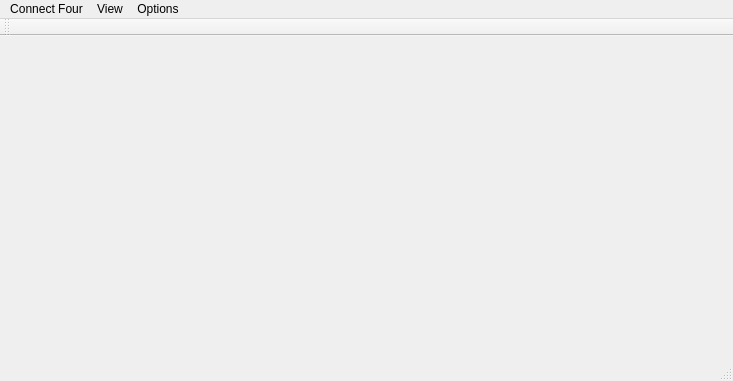
<?xml version="1.0" encoding="UTF-8"?>
<ui version="4.0">
 <class>MainWindow</class>
 <widget class="QMainWindow" name="MainWindow">
  <property name="geometry">
   <rect>
    <x>0</x>
    <y>0</y>
    <width>733</width>
    <height>381</height>
   </rect>
  </property>
  <property name="sizePolicy">
   <sizepolicy hsizetype="Expanding" vsizetype="Expanding">
    <horstretch>0</horstretch>
    <verstretch>0</verstretch>
   </sizepolicy>
  </property>
  <property name="windowTitle">
   <string>Connect Four</string>
  </property>
  <widget class="QWidget" name="centralWidget">
   <property name="enabled">
    <bool>true</bool>
   </property>
   <property name="acceptDrops">
    <bool>false</bool>
   </property>
   <widget class="QStackedWidget" name="stackedWidget">
    <property name="geometry">
     <rect>
      <x>43</x>
      <y>9</y>
      <width>431</width>
      <height>261</height>
     </rect>
    </property>
    <property name="sizePolicy">
     <sizepolicy hsizetype="Preferred" vsizetype="Preferred">
      <horstretch>0</horstretch>
      <verstretch>0</verstretch>
     </sizepolicy>
    </property>
    <property name="frameShadow">
     <enum>QFrame::Plain</enum>
    </property>
    <property name="currentIndex">
     <number>3</number>
    </property>
    <widget class="QWidget" name="pageGameView">
     <property name="sizePolicy">
      <sizepolicy hsizetype="Expanding" vsizetype="Expanding">
       <horstretch>0</horstretch>
       <verstretch>0</verstretch>
      </sizepolicy>
     </property>
     <widget class="GameView" name="gameView">
      <property name="geometry">
       <rect>
        <x>0</x>
        <y>0</y>
        <width>101</width>
        <height>101</height>
       </rect>
      </property>
      <property name="sizePolicy">
       <sizepolicy hsizetype="Preferred" vsizetype="Preferred">
        <horstretch>0</horstretch>
        <verstretch>0</verstretch>
       </sizepolicy>
      </property>
      <property name="layoutDirection">
       <enum>Qt::LeftToRight</enum>
      </property>
      <property name="renderHints">
       <set>QPainter::SmoothPixmapTransform|QPainter::TextAntialiasing</set>
      </property>
      <property name="resizeAnchor">
       <enum>QGraphicsView::AnchorViewCenter</enum>
      </property>
     </widget>
    </widget>
    <widget class="QWidget" name="pageHighscore">
     <property name="sizePolicy">
      <sizepolicy hsizetype="Preferred" vsizetype="Preferred">
       <horstretch>0</horstretch>
       <verstretch>0</verstretch>
      </sizepolicy>
     </property>
     <widget class="HighscoreTableView" name="highscoreTableView">
      <property name="geometry">
       <rect>
        <x>10</x>
        <y>10</y>
        <width>271</width>
        <height>161</height>
       </rect>
      </property>
      <property name="sizePolicy">
       <sizepolicy hsizetype="MinimumExpanding" vsizetype="MinimumExpanding">
        <horstretch>0</horstretch>
        <verstretch>0</verstretch>
       </sizepolicy>
      </property>
     </widget>
    </widget>
    <widget class="QWidget" name="pageLoadGame">
     <property name="sizePolicy">
      <sizepolicy hsizetype="Expanding" vsizetype="Expanding">
       <horstretch>0</horstretch>
       <verstretch>0</verstretch>
      </sizepolicy>
     </property>
     <widget class="LoadGameTableView" name="loadGameTableView">
      <property name="geometry">
       <rect>
        <x>10</x>
        <y>20</y>
        <width>256</width>
        <height>192</height>
       </rect>
      </property>
     </widget>
    </widget>
    <widget class="QWidget" name="pageSqlAdmin"/>
   </widget>
  </widget>
  <widget class="QMenuBar" name="menuBar">
   <property name="geometry">
    <rect>
     <x>0</x>
     <y>0</y>
     <width>733</width>
     <height>21</height>
    </rect>
   </property>
   <widget class="QMenu" name="menuConnect_Four">
    <property name="title">
     <string>Connect Four</string>
    </property>
    <addaction name="actionNew_Game"/>
    <addaction name="actionLoad_game"/>
    <addaction name="actionSave_game"/>
    <addaction name="separator"/>
    <addaction name="actionPrint_higscore"/>
    <addaction name="separator"/>
    <addaction name="actionExit"/>
   </widget>
   <widget class="QMenu" name="menuOptions">
    <property name="title">
     <string>Options</string>
    </property>
    <addaction name="actionToggle_Fullscreen"/>
    <addaction name="separator"/>
    <addaction name="actionPrimitives_Design"/>
    <addaction name="actionSimple_Design"/>
    <addaction name="actionSvg_Design"/>
   </widget>
   <widget class="QMenu" name="menuView">
    <property name="title">
     <string>View</string>
    </property>
    <addaction name="actionHighscore"/>
    <addaction name="actionGame_board"/>
   </widget>
   <addaction name="menuConnect_Four"/>
   <addaction name="menuView"/>
   <addaction name="menuOptions"/>
  </widget>
  <widget class="QToolBar" name="mainToolBar">
   <attribute name="toolBarArea">
    <enum>TopToolBarArea</enum>
   </attribute>
   <attribute name="toolBarBreak">
    <bool>false</bool>
   </attribute>
  </widget>
  <widget class="QStatusBar" name="statusBar"/>
  <action name="actionToggle_Fullscreen">
   <property name="checkable">
    <bool>true</bool>
   </property>
   <property name="text">
    <string>Toggle Fullscreen</string>
   </property>
   <property name="shortcut">
    <string>Alt+Return</string>
   </property>
  </action>
  <action name="actionNew_Game">
   <property name="text">
    <string>New Game</string>
   </property>
  </action>
  <action name="actionHighscore">
   <property name="text">
    <string>Highscore</string>
   </property>
  </action>
  <action name="actionLoad_game">
   <property name="text">
    <string>Load game</string>
   </property>
  </action>
  <action name="actionSave_game">
   <property name="enabled">
    <bool>false</bool>
   </property>
   <property name="text">
    <string>Save game</string>
   </property>
  </action>
  <action name="actionExit">
   <property name="text">
    <string>Exit</string>
   </property>
  </action>
  <action name="actionGame_board">
   <property name="enabled">
    <bool>false</bool>
   </property>
   <property name="text">
    <string>Game board</string>
   </property>
  </action>
  <action name="actionPrimitives_Design">
   <property name="checkable">
    <bool>true</bool>
   </property>
   <property name="text">
    <string>Abstract Design</string>
   </property>
  </action>
  <action name="actionSimple_Design">
   <property name="checkable">
    <bool>true</bool>
   </property>
   <property name="checked">
    <bool>true</bool>
   </property>
   <property name="text">
    <string>Simple Design</string>
   </property>
  </action>
  <action name="actionSvg_Design">
   <property name="checkable">
    <bool>true</bool>
   </property>
   <property name="text">
    <string>Fancy Design</string>
   </property>
  </action>
  <action name="actionPrint_higscore">
   <property name="text">
    <string>Print higscore</string>
   </property>
  </action>
 </widget>
 <layoutdefault spacing="6" margin="11"/>
 <customwidgets>
  <customwidget>
   <class>GameView</class>
   <extends>QGraphicsView</extends>
   <header>gameview.h</header>
   <slots>
    <slot>selectSimpleDesign(bool)</slot>
    <slot>selectPrimitivesDesign(bool)</slot>
    <slot>selectSvgDesign(bool)</slot>
   </slots>
  </customwidget>
  <customwidget>
   <class>HighscoreTableView</class>
   <extends>QTableView</extends>
   <header>highscoretableview.h</header>
  </customwidget>
  <customwidget>
   <class>LoadGameTableView</class>
   <extends>QTableView</extends>
   <header>LoadGameTableView.h</header>
  </customwidget>
 </customwidgets>
 <resources/>
 <connections>
  <connection>
   <sender>actionNew_Game</sender>
   <signal>triggered()</signal>
   <receiver>MainWindow</receiver>
   <slot>openNewGameDialog()</slot>
   <hints>
    <hint type="sourcelabel">
     <x>-1</x>
     <y>-1</y>
    </hint>
    <hint type="destinationlabel">
     <x>462</x>
     <y>250</y>
    </hint>
   </hints>
  </connection>
  <connection>
   <sender>actionHighscore</sender>
   <signal>triggered()</signal>
   <receiver>MainWindow</receiver>
   <slot>openHighscore()</slot>
   <hints>
    <hint type="sourcelabel">
     <x>-1</x>
     <y>-1</y>
    </hint>
    <hint type="destinationlabel">
     <x>366</x>
     <y>190</y>
    </hint>
   </hints>
  </connection>
  <connection>
   <sender>actionLoad_game</sender>
   <signal>triggered()</signal>
   <receiver>MainWindow</receiver>
   <slot>openLoadGame()</slot>
   <hints>
    <hint type="sourcelabel">
     <x>-1</x>
     <y>-1</y>
    </hint>
    <hint type="destinationlabel">
     <x>366</x>
     <y>190</y>
    </hint>
   </hints>
  </connection>
  <connection>
   <sender>actionSave_game</sender>
   <signal>triggered()</signal>
   <receiver>MainWindow</receiver>
   <slot>saveGame()</slot>
   <hints>
    <hint type="sourcelabel">
     <x>-1</x>
     <y>-1</y>
    </hint>
    <hint type="destinationlabel">
     <x>366</x>
     <y>190</y>
    </hint>
   </hints>
  </connection>
  <connection>
   <sender>actionExit</sender>
   <signal>triggered()</signal>
   <receiver>MainWindow</receiver>
   <slot>close()</slot>
   <hints>
    <hint type="sourcelabel">
     <x>-1</x>
     <y>-1</y>
    </hint>
    <hint type="destinationlabel">
     <x>366</x>
     <y>190</y>
    </hint>
   </hints>
  </connection>
  <connection>
   <sender>actionPrimitives_Design</sender>
   <signal>toggled(bool)</signal>
   <receiver>gameView</receiver>
   <slot>selectPrimitivesDesign(bool)</slot>
   <hints>
    <hint type="sourcelabel">
     <x>-1</x>
     <y>-1</y>
    </hint>
    <hint type="destinationlabel">
     <x>93</x>
     <y>92</y>
    </hint>
   </hints>
  </connection>
  <connection>
   <sender>actionSimple_Design</sender>
   <signal>toggled(bool)</signal>
   <receiver>gameView</receiver>
   <slot>selectSimpleDesign(bool)</slot>
   <hints>
    <hint type="sourcelabel">
     <x>-1</x>
     <y>-1</y>
    </hint>
    <hint type="destinationlabel">
     <x>93</x>
     <y>92</y>
    </hint>
   </hints>
  </connection>
  <connection>
   <sender>actionSvg_Design</sender>
   <signal>toggled(bool)</signal>
   <receiver>gameView</receiver>
   <slot>selectSvgDesign(bool)</slot>
   <hints>
    <hint type="sourcelabel">
     <x>-1</x>
     <y>-1</y>
    </hint>
    <hint type="destinationlabel">
     <x>93</x>
     <y>92</y>
    </hint>
   </hints>
  </connection>
  <connection>
   <sender>actionToggle_Fullscreen</sender>
   <signal>toggled(bool)</signal>
   <receiver>MainWindow</receiver>
   <slot>toggleFullscreen(bool)</slot>
   <hints>
    <hint type="sourcelabel">
     <x>-1</x>
     <y>-1</y>
    </hint>
    <hint type="destinationlabel">
     <x>366</x>
     <y>190</y>
    </hint>
   </hints>
  </connection>
  <connection>
   <sender>actionGame_board</sender>
   <signal>triggered()</signal>
   <receiver>MainWindow</receiver>
   <slot>openGameBoard()</slot>
   <hints>
    <hint type="sourcelabel">
     <x>-1</x>
     <y>-1</y>
    </hint>
    <hint type="destinationlabel">
     <x>366</x>
     <y>190</y>
    </hint>
   </hints>
  </connection>
  <connection>
   <sender>actionPrint_higscore</sender>
   <signal>triggered()</signal>
   <receiver>MainWindow</receiver>
   <slot>printHighscore()</slot>
   <hints>
    <hint type="sourcelabel">
     <x>-1</x>
     <y>-1</y>
    </hint>
    <hint type="destinationlabel">
     <x>366</x>
     <y>190</y>
    </hint>
   </hints>
  </connection>
 </connections>
 <slots>
  <slot>toggleFullscreen(bool)</slot>
  <slot>openNewGameDialog()</slot>
  <slot>openHighscore()</slot>
  <slot>openLoadGame()</slot>
  <slot>saveGame()</slot>
  <slot>openGameBoard()</slot>
  <slot>printHighscore()</slot>
 </slots>
</ui>
